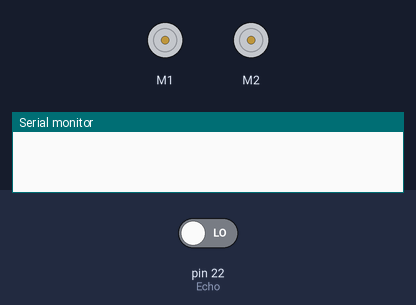
The sketch below on a simulated Arduino Mega 2560, built with avr-gcc and run on an emulated ATmega2560. Shown: 2 × DC motor (green arrow = forward, orange = backward, longer = faster), the last lines printed to the serial monitor. Inputs (shaded band) come from the test bench; at power-on: pin 22 (Echo) LOW.

Above: at 0.8 s.
At 4.1 s:
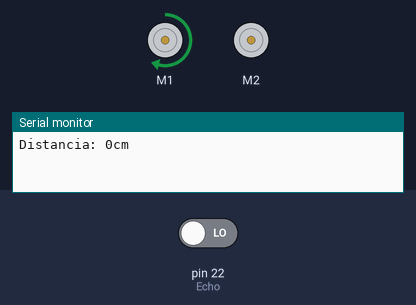
At 6.2 s:
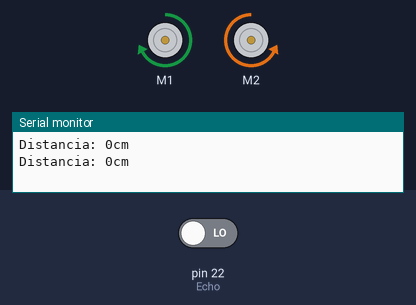
Timing chart, 0 to 8.3 s (numbered marks = the images above):
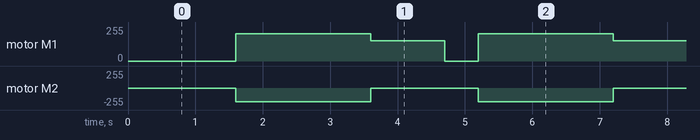

Measured:
- by itself, motor M1: repeats every 3.6 s: forward 153/255 1.1 s, stopped 0.50 s, forward 204/255 2.0 s
- by itself, motor M2: alternates backward 204/255 for 2.0 s and stopped for 1.6 s

The sketch:

TecnicasDigitales-ProyectoSumo.ino
```cpp
#include <Robojax_L298N_DC_motor.h>
// motor 1 settings
#define CHA 0
#define ENA 19
#define IN1 18
#define IN2 5

// motor 2 settings
#define IN3 17
#define IN4 16
#define ENB 4
#define CHB 1

const int CCW = 2; // counter clockwise
const int CW  = 1; // clockwise

#define motor1 1 //motor 1 id
#define motor2 2 // motor 2 id

Robojax_L298N_DC_motor robot(IN1, IN2, ENA, CHA,  IN3, IN4, ENB, CHB);

// Sensor
const int Trigger = 23;   // digital pin 2 for sensor Trigger
const int Echo = 22;   // digital pin 3 for sensor Echo

void setup() {
  Serial.begin(9600);
  robot.begin();
  pinMode(Trigger, OUTPUT); // trigger pin as output
  pinMode(Echo, INPUT);  // echo pin as input
  digitalWrite(Trigger, LOW); // initialize trigger at 0
}


void loop() {

  long t; //tiempo que demora en llegar el eco
  long d; //distancia en centimetros

  digitalWrite(Trigger, HIGH);
  delay(100);          //Enviamos un pulso de 10us
  digitalWrite(Trigger, LOW);

  t = pulseIn(Echo, HIGH); //obtenemos el ancho del pulso
  d = t/59;             //escalamos el tiempo a una distancia en cm

  Serial.print("Distancia: ");
  Serial.print(d);      //Enviamos serialmente el valor de la distancia
  Serial.print("cm");
  Serial.println();

  if (d < 400){ // mientras el sensor no mida nada mas cerca que 40cm
    brakeMotors();
    delay(500);
    attack();
    delay(2000);
  }

  turn();

}
void turn() {
  robot.rotate(motor1, 60, CW);
  robot.brake(motor2);
  }

void attack() {
  robot.rotate(motor1, 80, CW);
  robot.rotate(motor2, 80, CCW);
}

void brakeMotors(){
  robot.brake(motor1);
  robot.brake(motor2);
}
```
